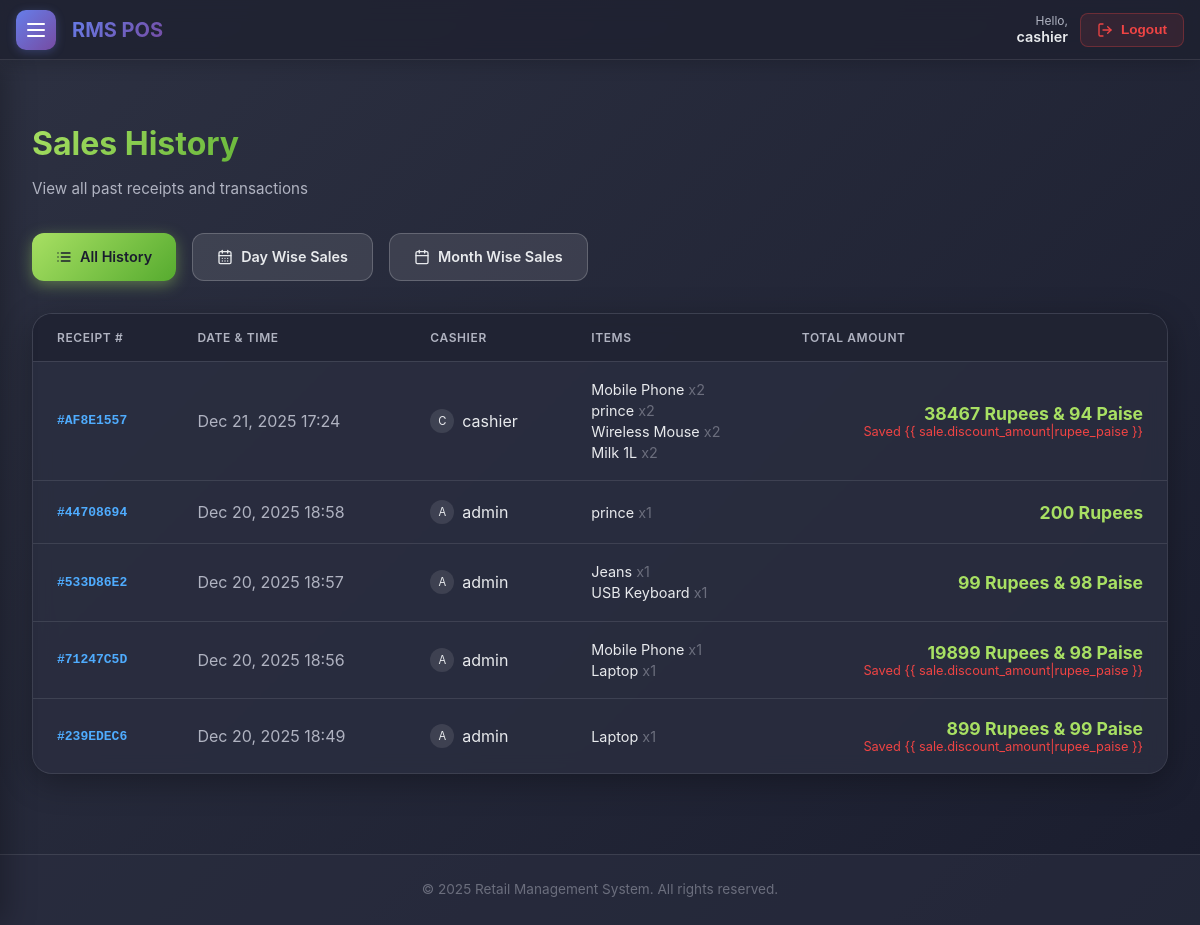
/pos/sales/ (signed in), run on the app's committed database.
### rms_pos/accounts/models.py (models this page shows, shortened)
class User(AbstractUser):
    ROLE_CHOICES = (
        ('admin', 'Admin'),
        ('manager', 'Inventory Manager'),
        ('cashier', 'Cashier'),
    )
    role = models.CharField(max_length=20, choices=ROLE_CHOICES, default='cashier')
    created_by = models.ForeignKey('self', on_delete=models.SET_NULL, null=True, blank=True, related_name='created_users')
    created_at = models.DateTimeField(auto_now_add=True, null=True)
    def can_manage_users(self):
        return self.role in ('admin', 'manager')

### rms_pos/pos/models.py (models this page shows, shortened)
class Sale(models.Model):
    PAYMENT_CHOICES = (
        ('cash', 'Cash'),
        ('card', 'Card'),
        ('upi', 'UPI'),
    )
    cashier = models.ForeignKey(settings.AUTH_USER_MODEL, on_delete=models.SET_NULL, null=True, related_name='sales')
    total_amount = models.DecimalField(max_digits=10, decimal_places=2)
    tax_amount = models.DecimalField(max_digits=10, decimal_places=2, default=0)
    discount_amount = models.DecimalField(max_digits=10, decimal_places=2, default=0)
    created_at = models.DateTimeField(auto_now_add=True)
    receipt_number = models.CharField(max_length=50, unique=True, blank=True)
    payment_method = models.CharField(max_length=10, choices=PAYMENT_CHOICES, default='cash')
    cash_received = models.DecimalField(max_digits=10, decimal_places=2, null=True, blank=True)
    change_amount = models.DecimalField(max_digits=10, decimal_places=2, null=True, blank=True)
    customer_name = models.CharField(max_length=200, blank=True)
    customer_mobile = models.CharField(max_length=15, blank=True)
    is_completed = models.BooleanField(default=False)

class SaleItem(models.Model):
    sale = models.ForeignKey(Sale, on_delete=models.CASCADE, related_name='items')
    product = models.ForeignKey(Product, on_delete=models.SET_NULL, null=True)
    quantity = models.IntegerField(default=1)
    price_at_sale = models.DecimalField(max_digits=10, decimal_places=2)
    subtotal = models.DecimalField(max_digits=10, decimal_places=2)

### rms_pos/inventory/models.py (models this page shows, shortened)
class Product(models.Model):
    name = models.CharField(max_length=200)
    category = models.ForeignKey(Category, on_delete=models.CASCADE, related_name='products')
    barcode = models.CharField(max_length=100, unique=True)
    price = models.DecimalField(max_digits=10, decimal_places=2)
    discount_percentage = models.DecimalField(max_digits=5, decimal_places=2, default=0, help_text="Discount percentage (0-100)")
    cost = models.DecimalField(max_digits=10, decimal_places=2, help_text="Cost price per unit")
    stock_quantity = models.IntegerField(default=0)
    image = models.ImageField(upload_to='products/', blank=True, null=True)
    created_at = models.DateTimeField(auto_now_add=True)
    updated_at = models.DateTimeField(auto_now=True)

### rms_pos/pos/views.py (the view)
# urls.py: path('sales/', views.sales_list, name='sales_list'),
@login_required
def sales_list(request):
    sales = Sale.objects.filter(is_completed=True).prefetch_related('items__product').select_related('cashier').order_by('-created_at')
    view_type = request.GET.get('view', 'all')
    date_input = request.GET.get('date')
    month_input = request.GET.get('month')
    if view_type == 'daily' and date_input:
        sales = sales.filter(created_at__date=date_input)
    elif view_type == 'monthly' and month_input:
        year, month = month_input.split('-')
        sales = sales.filter(created_at__year=year, created_at__month=month)
    total_sales = sales.aggregate(total=Sum('total_amount'))['total'] or 0
    return render(request, 'pos/sales_list.html', {
        'sales': sales,
        'view_type': view_type,
        'selected_date': date_input,
        'selected_month': month_input,
        'total_sales': total_sales
    })

### rms_pos/templates/pos/sales_list.html (shortened to what this page needs)
﻿{% extends 'base.html' %}
{% load currency_tags %}
{% block content %}
<div class="page-header">
    <div>
        <h1 class="page-title">Sales History</h1>
        <p class="page-subtitle">View all past receipts and transactions</p>
    </div>
</div>
<div class="view-filters">
    <a href="?view=all" class="btn {% if view_type == 'all' %}btn-primary{% else %}btn-secondary{% endif %}"
        style="display:inline-flex; align-items:center;">
         All History
    </a>
    <a href="?view=daily" class="btn {% if view_type == 'daily' %}btn-primary{% else %}btn-secondary{% endif %}"
        style="display:inline-flex; align-items:center;">
         Day Wise Sales
    </a>
    <a href="?view=monthly" class="btn {% if view_type == 'monthly' %}btn-primary{% else %}btn-secondary{% endif %}"
        style="display:inline-flex; align-items:center;">
         Month Wise Sales
    </a>
</div>
{% if view_type == 'daily' %}
<div class="print-header">
    <div class="store-name">RMS Point of Sale</div>
    <h1>Daily Sales Report</h1>
    <div class="report-date">Date: {{ selected_date|default:"All Dates" }}</div>
    <div class="print-timestamp">Generated on: <span id="daily-print-time"></span></div>
</div>
<div class="card mb-4" style="margin-bottom: 2rem; border-color: rgba(168, 224, 99, 0.3);">
    <div class="card-body">
        <div style="display: flex; justify-content: space-between; align-items: center; flex-wrap: wrap; gap: 1rem;">
            <form method="GET" style="display: flex; align-items: center; gap: 1rem; flex: 1;">
                <input type="hidden" name="view" value="daily">
                <div>
                    <label style="margin-bottom: 0.5rem;">Select Date</label>
                    <input type="date" name="date" value="{{ selected_date|default:'' }}" onchange="this.form.submit()"
                        class="form-control" style="max-width: 250px;">
                </div>
            </form>
            <button class="print-btn" onclick="printDailyReport()">
                <svg xmlns="http://www.w3.org/2000/svg" viewBox="0 0 24 24" fill="none" stroke="currentColor"
                    stroke-width="2" stroke-linecap="round" stroke-linejoin="round">
                    <polyline points="6 9 6 2 18 2 18 9"></polyline>
                    <path d="M6 18H4a2 2 0 0 1-2-2v-5a2 2 0 0 1 2-2h16a2 2 0 0 1 2 2v5a2 2 0 0 1-2 2h-2"></path>
                    <rect x="6" y="14" width="12" height="8"></rect>
                </svg>
                Print Daily Report
            </button>
            <div class="stat-card"
                style="padding: 1rem 2rem; min-width: 250px; text-align: right; background: rgba(168, 224, 99, 0.1);">
                <div
                    style="font-size: 0.9rem; color: var(--text-secondary); text-transform: uppercase; letter-spacing: 1px;">
                    Total Daily Sales</div>
                <div class="amount-display" style="font-size: 2rem;">{{ total_sales|rupee_paise }}</div>
            </div>
        </div>
    </div>
</div>
<div class="card">
    <div class="card-header">
        <h3 style="font-size: 1.1rem; font-weight: 600; color: var(--text-primary);">Daily Sales Report</h3>
    </div>
    <div class="card-body" style="padding: 0;">
        <div class="table-responsive">
            <table>
                <thead>
                    <tr>
                        <th>Receipt #</th>
                        <th>Time</th>
                        <th>Cashier</th>
                        <th>Items</th>
                        <th>Amount</th>
                    </tr>
                </thead>
                <tbody>
                    {% for sale in sales %}
                    <tr>
                        <td><span class="receipt-id">#{{ sale.receipt_number|default:sale.id }}</span></td>
                        <td style="color: #b0b3c1;">{{ sale.created_at|date:"H:i" }}</td>
                        <td>
                            <div style="display: flex; align-items: center; gap: 0.5rem;">
                                <div class="cashier-avatar">{{ sale.cashier.username|slice:":1"|upper }}</div>
                                {{ sale.cashier.username }}
                            </div>
                        </td>
                        <td>
                            <div style="display: flex; flex-direction: column; gap: 0.25rem;">
                                {% for item in sale.items.all %}
                                <div style="font-size: 0.9rem;">
                                    <span style="color: var(--text-primary);">{{ item.product.name }}</span>
                                    <span style="color: var(--text-muted);">x{{ item.quantity }}</span>
                                </div>
                                {% endfor %}
                            </div>
                        </td>
                        <td class="amount-display">{{ sale.total_amount|rupee_paise }}</td>
                    </tr>
                    {% empty %}
                    <tr>
                        <td colspan="5" style="text-align: center; padding: 3rem; color: #6b6e7d;">
                            No sales found for this date.
                        </td>
                    </tr>
                    {% endfor %}
                </tbody>
            </table>
        </div>
    </div>
</div>
<div class="print-summary">
    <div class="summary-row">
        <span>Total Transactions:</span>
        <span>{{ sales|length }}</span>
    </div>
    <div class="summary-row summary-total">
        <span>Total Sales:</span>
        <span>{{ total_sales|rupee_paise }}</span>
    </div>
</div>
{% else %}
<div class="card">
    <div class="card-body" style="padding: 0;">
        <div class="table-responsive">
            <table>
                <thead>
                    <tr>
                        <th>Receipt #</th>
                        <th>Date & Time</th>
                        <th>Cashier</th>
                        <th>Items</th>
                        <th>Total Amount</th>
                    </tr>
                </thead>
                <tbody>
                    {% for sale in sales %}
                    <tr>
                        <td>
                            <span class="receipt-id">#{{ sale.receipt_number|default:sale.id }}</span>
                        </td>
                        <td style="color: #b0b3c1;">
                            {{ sale.created_at|date:"M d, Y H:i" }}
                        </td>
                        <td>
                            <div style="display: flex; align-items: center; gap: 0.5rem;">
                                <div class="cashier-avatar">
                                    {{ sale.cashier.username|slice:":1"|upper }}
                                </div>
                                {{ sale.cashier.username }}
                            </div>
                        </td>
                        <td>
                            <div style="display: flex; flex-direction: column; gap: 0.25rem;">
                                {% for item in sale.items.all %}
                                <div style="font-size: 0.9rem;">
                                    <span style="color: var(--text-primary);">{{ item.product.name }}</span>
                                    <span style="color: var(--text-muted);">x{{ item.quantity }}</span>
                                </div>
                                {% endfor %}
                            </div>
                        </td>
                        <td>
                            <div style="display: flex; flex-direction: column; align-items: flex-end;">
                                <span class="amount-display">{{ sale.total_amount|rupee_paise }}</span>
                                {% if sale.discount_amount > 0 %}
                                <span style="font-size: 0.8rem; color: #ef4444;">Saved {{
                                    sale.discount_amount|rupee_paise }}</span>
                                {% endif %}
                            </div>
                        </td>
                    </tr>
                    {% empty %}
                    <tr>
                        <td colspan="5" style="text-align: center; padding: 3rem; color: #6b6e7d;">
                            No sales found yet.
                        </td>
                    </tr>
                    {% endfor %}
                </tbody>
            </table>
        </div>
    </div>
</div>
{% endif %}
{% endblock %}

### rms_pos/templates/base.html (shortened to what this page needs)
{% load static %}
<!DOCTYPE html>
<html lang="en">
<head>
    <link href="{% static 'css/styles.css' %}" rel="stylesheet">
    <link href="{% static 'css/purple_theme.css' %}" rel="stylesheet">
</head>
<body>
    {% if user.is_authenticated %}
    <header class="top-navbar">
        <div class="navbar-left">
            <button class="menu-toggle" id="menuToggle" aria-label="Toggle menu">
                <span></span>
                <span></span>
                <span></span>
            </button>
            <div class="navbar-brand">RMS POS</div>
        </div>
        <div class="navbar-right">
            <div class="navbar-user">
                <div class="navbar-greeting">
                    <span class="navbar-greeting-text">Hello,</span>
                    <span class="navbar-username">{{ user.username }}</span>
                </div>
                <form method="post" action="{% url 'logout' %}" style="margin: 0;">
                    <button type="submit" class="navbar-logout-btn">
                        <span>Logout</span>
                    </button>
                </form>
            </div>
        </div>
    </header>
    {% endif %}
    <main class="container" style="padding-top: 2rem; padding-bottom: 2rem; min-height: calc(100vh - 12rem);">
        {% block content %}{% endblock %}
    </main>
    <footer>
        <div class="container">
            <p class="footer-text">&copy; {% now "Y" %} Retail Management System. All rights reserved.</p>
        </div>
    </footer>
</body>
</html>

### data on the page
User: username "cashier"
Sale: receipt_number "AF8E1557", created_at "Dec 21, 2025 17:24", cashier.username "C", cashier.username "cashier", total_amount "38467 Rupees & 94 Paise", shows "Saved {{ sale.discount_amount|rupee_paise }}"
SaleItem: product.name "Mobile Phone", quantity "2"
SaleItem: product.name "prince", quantity "2"
SaleItem: product.name "Wireless Mouse", quantity "2"
SaleItem: product.name "Milk 1L", quantity "2"
Sale: receipt_number "44708694", created_at "Dec 20, 2025 18:58", cashier.username "A", cashier.username "admin", total_amount "200 Rupees"
SaleItem: product.name "prince", quantity "1"
Sale: receipt_number "533D86E2", created_at "Dec 20, 2025 18:57", cashier.username "A", cashier.username "admin", total_amount "99 Rupees & 98 Paise"
SaleItem: product.name "Jeans", quantity "1"
SaleItem: product.name "USB Keyboard", quantity "1"
Sale: receipt_number "71247C5D", created_at "Dec 20, 2025 18:56", cashier.username "A", cashier.username "admin", total_amount "19899 Rupees & 98 Paise", shows "Saved {{ sale.discount_amount|rupee_paise }}"
SaleItem: product.name "Mobile Phone", quantity "1"
SaleItem: product.name "Laptop", quantity "1"
Sale: receipt_number "239EDEC6", created_at "Dec 20, 2025 18:49", cashier.username "A", cashier.username "admin", total_amount "899 Rupees & 99 Paise", shows "Saved {{ sale.discount_amount|rupee_paise }}"
SaleItem: product.name "Laptop", quantity "1"
